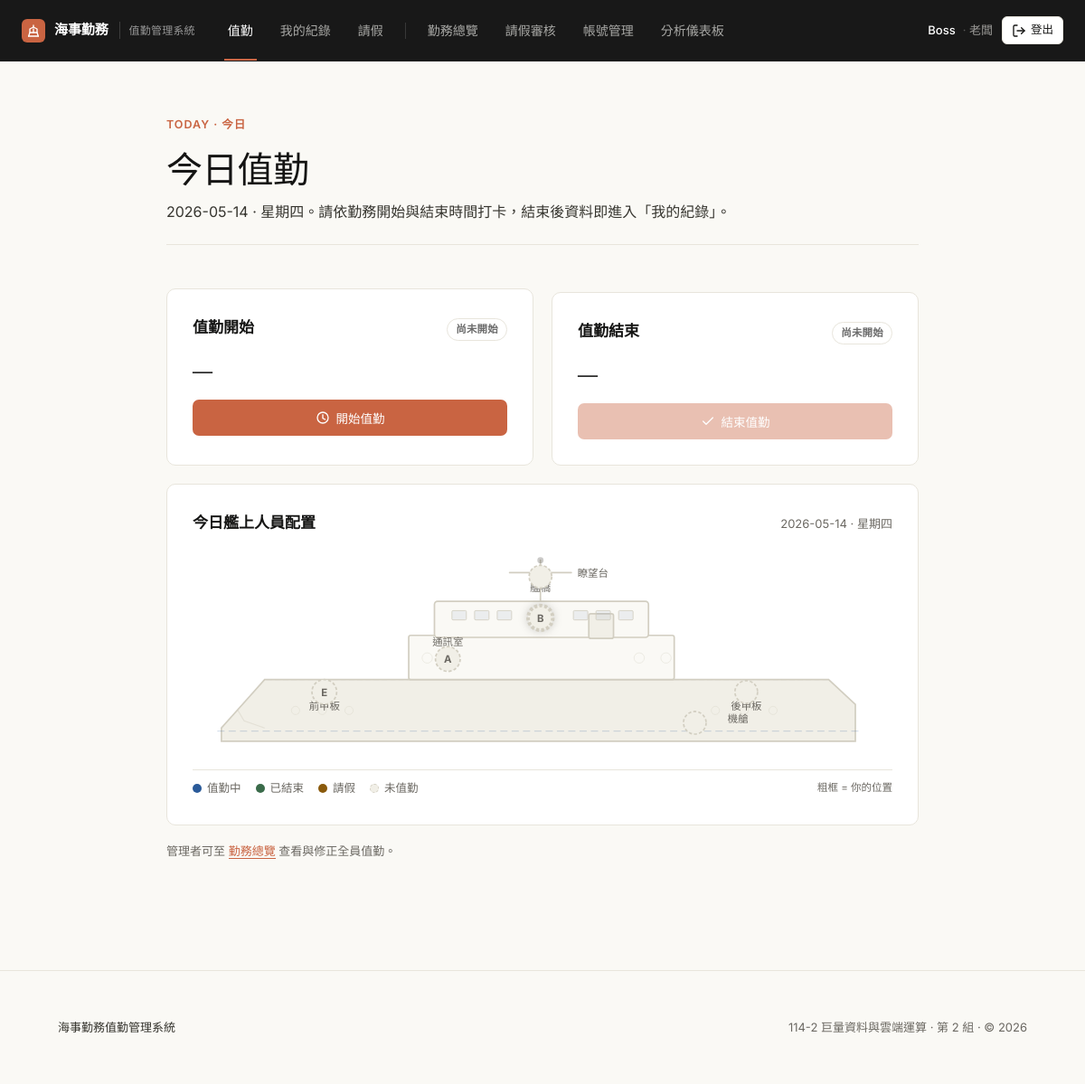
The page /punch.php (signed in) on the database its author committed.
### tables this page shows
CREATE TABLE IF NOT EXISTS users (
  user_id INT AUTO_INCREMENT PRIMARY KEY,
  username VARCHAR(50) NOT NULL UNIQUE,
  password_hash VARCHAR(255) NOT NULL,
  full_name VARCHAR(100) NOT NULL,
  role ENUM('boss','admin','employee') NOT NULL DEFAULT 'employee',
  duty_position VARCHAR(20) NOT NULL DEFAULT '前甲板',
  is_active TINYINT(1) NOT NULL DEFAULT 1,
  created_at DATETIME NOT NULL DEFAULT CURRENT_TIMESTAMP
);

### punch.php (the view, shortened to what this page needs)
<?php
require 'db.php';
require 'ui.php';
$uid = (int)$_SESSION['user_id'];
$d   = date('Y-m-d');
$stmt = $pdo->prepare("SELECT * FROM attendance WHERE user_id=? AND work_date=? LIMIT 1");
$stmt->execute([$uid, $d]);
$a = $stmt->fetch();
$stmt = $pdo->prepare("SELECT leave_type FROM leaves WHERE user_id=? AND status='approved' AND date_from<=? AND date_to>=? LIMIT 1");
$stmt->execute([$uid, $d, $d]);
$lv = $stmt->fetchColumn();
$in  = $a['check_in'] ?? null;
$out = $a['check_out'] ?? null;
$can_in  = empty($in) && !$lv;
$can_out = (!empty($in) && empty($out)) && !$lv;
$weekday_zh = ['日','一','二','三','四','五','六'];
$wd = $weekday_zh[(int)date('w')];
?>
<!doctype html>
<html lang="zh-TW">
<head>
</head>
<body>
  <div class="wrap mid">
    <div class="grid2">
      <div class="card">
        <div class="card-head">
          <h2>值勤開始</h2>
          <?php if(!empty($in)): ?><span class="badge ok">已打卡</span><?php else: ?><span class="badge off">尚未開始</span><?php endif; ?>
        </div>
        <div class="t serif"><?= h($in ?? '—') ?></div>
        <form method="post" style="margin-top:8px;">
          <button class="btn primary" type="submit" style="width:100%;" <?= $can_in ? '' : 'disabled' ?>>
            <?= icon_svg('clock') ?>開始值勤
          </button>
        </form>
      </div>
      <div class="card">
        <div class="card-head">
          <h2>值勤結束</h2>
          <?php if(!empty($out)): ?><span class="badge ok">已結束</span><?php elseif(!empty($in)): ?><span class="badge warn">值勤中</span><?php else: ?><span class="badge off">尚未開始</span><?php endif; ?>
        </div>
        <div class="t serif"><?= h($out ?? '—') ?></div>
        <form method="post" style="margin-top:8px;">
          <button class="btn primary" type="submit" style="width:100%;" <?= $can_out ? '' : 'disabled' ?>>
            <?= icon_svg('check') ?>結束值勤
          </button>
        </form>
      </div>
    </div>
    <?php
    $stmt = $pdo->prepare("
      SELECT u.user_id, u.full_name, u.duty_position,
             a.check_in, a.check_out,
             (SELECT leave_type FROM leaves lv
              WHERE lv.user_id=u.user_id AND lv.status='approved'
                AND lv.date_from<=? AND lv.date_to>=? LIMIT 1) AS leave_type
      FROM users u
      LEFT JOIN attendance a ON a.user_id=u.user_id AND a.work_date=?
      WHERE u.is_active=1
      ORDER BY u.user_id
    ");
    $stmt->execute([$d, $d, $d]);
    $crew_all = $stmt->fetchAll();
    $pos_groups = [];
    foreach ($crew_all as $cr) {
      $pos = $cr['duty_position'] ?: '前甲板';
      if ($cr['leave_type'])                                      $st = 'leave';
      elseif (!empty($cr['check_in']) && empty($cr['check_out'])) $st = 'on';
      elseif (!empty($cr['check_out']))                           $st = 'done';
      else                                                        $st = 'off';
      $pos_groups[$pos][] = [
        'name'  => $cr['full_name'],
        'uid'   => (int)$cr['user_id'],
        'status'=> $st,
        'is_me' => ((int)$cr['user_id'] === $uid),
      ];
    }
    $pos_coords = [
      '艦橋'   => ['cx'=>338, 'cy'=>68,  'lx'=>338, 'ly'=>42,  'ta'=>'middle'],
      '瞭望台' => ['cx'=>338, 'cy'=>28,  'lx'=>374, 'ly'=>28,  'ta'=>'start' ],
      '前甲板' => ['cx'=>128, 'cy'=>140, 'lx'=>128, 'ly'=>157, 'ta'=>'middle'],
      '後甲板' => ['cx'=>538, 'cy'=>140, 'lx'=>538, 'ly'=>157, 'ta'=>'middle'],
      '通訊室' => ['cx'=>248, 'cy'=>108, 'lx'=>248, 'ly'=>95,  'ta'=>'middle'],
      '機艙'   => ['cx'=>488, 'cy'=>170, 'lx'=>520, 'ly'=>170, 'ta'=>'start' ],
    ];
    ?>
    <div class="card ship-card">
      <div class="card-head">
        <h2>今日艦上人員配置</h2>
        <span class="muted" style="font-size:13px;"><?= h($d) ?> · 星期<?= h($wd) ?></span>
      </div>
      <svg class="ship-svg" viewBox="0 0 680 210" xmlns="http://www.w3.org/2000/svg" role="img" aria-label="艦上人員配置示意圖">
        <?php foreach ($pos_coords as $pos_name => $c):
          $people = $pos_groups[$pos_name] ?? [];
          $n = count($people);
        ?>
          <text class="sh-pos-lbl" x="<?= $c['lx'] ?>" y="<?= $c['ly'] ?>" text-anchor="<?= $c['ta'] ?>"><?= h($pos_name) ?></text>
          <?php if ($n === 0): ?>
            <circle class="sh-dot off" cx="<?= $c['cx'] ?>" cy="<?= $c['cy'] ?>" r="11"/>
          <?php else: ?>
            <?php foreach ($people as $i => $person):
              $offset = (int)round(($i - ($n - 1) / 2.0) * 28);
              $cx    = $c['cx'] + $offset;
              $cy    = $c['cy'];
              $st    = $person['status'];
              $init  = mb_substr($person['name'], 0, 1);
              $tfill = ($st === 'on' || $st === 'done') ? '#fff' : 'var(--muted)';
            ?>
              <g class="sh-crew-marker">
                <text class="sh-init" x="<?= $cx ?>" y="<?= ($cy + 4) ?>" text-anchor="middle" fill="<?= $tfill ?>"><?= h($init) ?></text>
              </g>
            <?php endforeach; ?>
          <?php endif; ?>
        <?php endforeach; ?>
      </svg>
      <div class="ship-legend">
        <span class="ship-legend-item"><span class="ship-legend-dot on"></span>值勤中</span>
        <span class="ship-legend-item"><span class="ship-legend-dot done"></span>已結束</span>
        <span class="ship-legend-item"><span class="ship-legend-dot leave"></span>請假</span>
        <span class="ship-legend-item"><span class="ship-legend-dot off"></span>未值勤</span>
        <span class="ship-legend-item ship-legend-me">粗框 = 你的位置</span>
      </div>
    </div>
    <?php if(is_admin()): ?>
      <div class="muted" style="margin-top:18px;font-size:13px;">
        管理者可至 <a class="inline" href="admin_status.php">勤務總覽</a> 查看與修正全員值勤。
      </div>
    <?php endif; ?>
  </div>
</body>
</html>

### style.css (style rules this page uses)
:root { --bg: #faf9f5; --bg-alt: #f1efe7; --text: #141413; --text-soft: #36352f; --muted: #6b6862; --line: #e8e5dc; --line-strong: #d2cec1; --card: #ffffff; --brand: #181818; --brand2: #2a2a2a; --brand_soft: #efeae1; --accent: #c96442; --accent2: #b5502f; --accent_soft: rgba(201,100,66,.10); --ok: #3a6b4a; --warn: #8a5a0c; --off: #6b6b6b; --bad: #a8341a; --info: #2a5a99; --font-serif: "Source Serif 4", "Source Serif Pro", "Noto Serif TC", "Charter", "Iowan Old Style", "PingFang TC", Georgia, serif; --font-sans: "Inter", system-ui, -apple-system, "Segoe UI", "Noto Sans TC", "PingFang TC", Roboto, Arial, sans-serif; --radius: 10px; --radius-sm: 6px; --shadow: none; --shadow-lg: 0 1px 2px rgba(20,15,5,.03), 0 8px 24px rgba(20,15,5,.04); }
* { box-sizing:border-box }
html { -webkit-font-smoothing: antialiased; -moz-osx-font-smoothing: grayscale; }
body { font-family: var(--font-sans); font-size: 15.5px; line-height: 1.65; color: var(--text); background: var(--bg); margin: 0; }
a { color: inherit; text-decoration: none; }
a.inline { color: var(--accent); border-bottom: 1px solid currentColor; }
.wrap { max-width: 1120px; margin: 0 auto; padding: 24px 24px; }
.muted { color: var(--muted); font-size: 13.5px; }
.card { border: 1px solid var(--line); background: var(--card); border-radius: var(--radius); padding: 28px; margin-top: 20px; }
.card + .card { margin-top: 24px; }
.grid2 { display: grid; grid-template-columns: 1fr 1fr; gap: 20px; }
.t { font-size: 22px; font-weight: 700; letter-spacing: -0.2px; margin: 6px 0 14px; color: var(--text); }
.serif { font-family: var(--font-serif); }
.btn { display: inline-flex; align-items: center; justify-content: center; gap: 7px; padding: 9px 16px; border: 1px solid rgba(255,255,255,.14); border-radius: 7px; background: transparent; text-decoration: none; cursor: pointer; font-size: 13.5px; font-weight: 500; letter-spacing: -0.05px; color: inherit; transition: background .15s ease, border-color .15s ease, color .15s ease; white-space: nowrap; }
.btn:disabled { opacity: .4; cursor: not-allowed; }
.card .btn, .wrap .btn:not(.primary):not(.okfill):not(.danger):not(.ok) { border: 1px solid var(--line); background: var(--card); color: var(--text); }
.btn.primary { border-color: transparent; background: var(--accent); color: #fff; }
.badge { display: inline-flex; align-items: center; gap: 5px; padding: 2px 9px; border-radius: 999px; font-size: 11.5px; font-weight: 600; letter-spacing: 0.2px; border: 1px solid var(--line); background: #fff; color: var(--text-soft); }
.badge.off { color: var(--off); }
.wrap.mid { max-width: 880px; }
.card-head { display: flex; align-items: baseline; justify-content: space-between; gap: 12px; margin-bottom: 14px; flex-wrap: wrap; }
.card-head h2 { font-size: 17px; font-weight: 700; margin: 0; color: var(--text); }
.ship-card { overflow: visible; }
.ship-svg { width: 100%; height: auto; display: block; margin: 4px 0 0; }
.sh-pos-lbl { font-family: var(--font-sans); font-size: 10px; font-weight: 500; fill: var(--muted); }
.sh-init { font-family: var(--font-sans); font-size: 10px; font-weight: 700; pointer-events: none; }
.ship-legend { display: flex; gap: 16px; flex-wrap: wrap; align-items: center; padding: 10px 0 2px; font-size: 12.5px; color: var(--muted); border-top: 1px solid var(--line); margin-top: 6px; }
.ship-legend-item { display:flex; align-items:center; gap:6px; }
.ship-legend-me { margin-left: auto; font-size: 11.5px; }
.ship-legend-dot { width: 10px; height: 10px; border-radius: 50%; flex-shrink: 0; }
.ship-legend-dot.on { background: var(--info); }
.ship-legend-dot.done { background: var(--ok); }
.ship-legend-dot.leave { background: var(--warn); }
.ship-legend-dot.off { background: var(--bg-alt); border: 1.5px dashed var(--line-strong); }

### rows shown on the page
users: full_name "B"
users: full_name "E"
users: full_name "A"

### other values the page prints
$label "值勤 我的紀錄 請假 勤務總覽 請假審核 帳號管理 分析儀表板"
$name "Boss"
role_name($role) "老闆"
$eyebrow "TODAY · 今日"
$title "今日值勤"
$subtitle "2026-05-14 · 星期四。請依勤務開始與結束時間打卡，結束後資料即進入「我的紀錄」。"
$in "—"
$out "—"
$d "2026-05-14"
$pos_name "艦橋"
$pos_name "瞭望台"
$pos_name "前甲板"
$pos_name "後甲板"
$pos_name "通訊室"
$pos_name "機艙"
